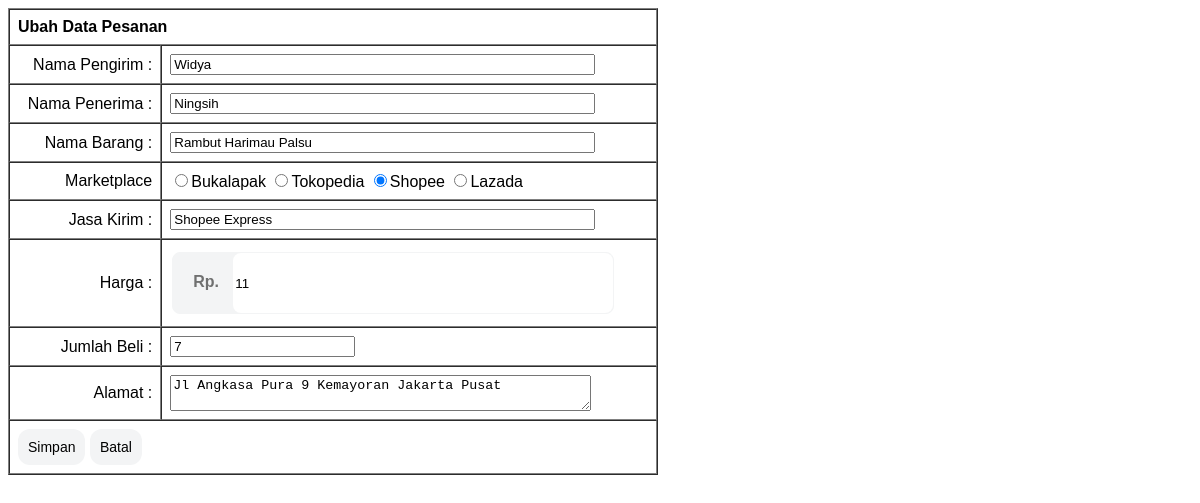
The app's page /pesananubahfm.php?id=PSN000000003 with its own data.
### tables this page shows
CREATE TABLE IF NOT EXISTS `pesanan` (
  `id_pesanan` varchar(12) NOT NULL,
  `nm_pengirim` varchar(50) NOT NULL,
  `nm_penerima` varchar(50) NOT NULL,
  `nm_barang` varchar(100) NOT NULL,
  `marketplace` enum('Bukalapak','Tokopedia','Shopee','Lazada') DEFAULT NULL,
  `jasa_kirim` text NOT NULL,
  `harga` bigint(19) NOT NULL,
  `jumlah_beli` bigint(50) NOT NULL,
  `alamat` varchar(200) NOT NULL
);

### pesananubahfm.php (the view, shortened to what this page needs)
<?php
$konek = mysqli_connect("localhost","root","","crud");
$id    = $_GET['id'];
$edit  = "SELECT * FROM pesanan WHERE id_pesanan='$id'";
$hasil = mysqli_query($konek, $edit);
$data  = mysqli_fetch_array($hasil);
?>
<?php
if ($data[marketplace]=="Shopee") {
    $Bukalapak = "";
    $Tokopedia = "";
    $Shopee = " checked";
    $Lazada = "";
}
?>
<html>
<head>
    <link rel="stylesheet" href="style/tambahfm.css" type="text/css">
</head>
</html>
<?php
echo "<form method=\"GET\" action=\"pesananubahsim.php\">
      <input type=\"hidden\" name=\"id\" VALUE=\"$id\">
      <table style=\"width: 650px;\" border=\"1\" cellspacing=\"0\" cellpadding=\"8\">
      <tr><td colspan=\"2\"><b>Ubah Data Pesanan</b></td></tr>
      <tr><td align=\"right\">Nama Pengirim :</td><td><input size=\"50\" maxlength=\"50\" type=\"text\" name=\"nm_pengirim\" value=\"$data[nm_pengirim]\"></td></tr>
      <tr><td align=\"right\">Nama Penerima :</td><td><input size=\"50\" maxlength=\"50\" type=\"text\" name=\"nm_penerima\" value=\"$data[nm_penerima]\" required=\"required\"></td></tr>
      <tr><td align=\"right\">Nama Barang :</td><td><input type=\"text\" name=\"nm_barang\" size=\"50\" maxlength=\"100\" value=\"$data[nm_barang]\" required=\"required\"></td></tr>
      <tr><td align=\"right\"><label for=\"marketplace\">Marketplace</label></td>
      <td>
          <input type=\"radio\" id=\"Bukalapak\" value=\"Bukalapak\" name=\"marketplace\" $Bukalapak><label for=\"Bukalapak\">Bukalapak</label>
          <input type=\"radio\" id=\"Tokopedia\" value=\"Tokopedia\" name=\"marketplace\" $Tokopedia><label for=\"Tokopedia\">Tokopedia</label>
          <input type=\"radio\" id=\"Shopee\" value=\"Shopee\" name=\"marketplace\" $Shopee><label for=\"Shopee\">Shopee</label>
          <input type=\"radio\" id=\"Lazada\" value=\"Lazada\" name=\"marketplace\" $Lazada><label for=\"Lazada\">Lazada</label>
      </td>
      </tr>
      <tr><td align=\"right\">Jasa Kirim :</td><td><input type=\"text\" name=\"jasa_kirim\" size=\"50\" maxlength=\"40\" value=\"$data[jasa_kirim]\" required=\"required\"></td></tr>
      <tr><td align=\"right\">Harga :</td><td><div class=\"as\"><div><b>Rp. </b><input class=\"bg\" name=\"harga\" value=\"$data[harga]\" type=\"number\" size=\"46\" maxlength=\"40\" required=\"required\"></div></div></td></tr>
      <tr><td align=\"right\">Jumlah Beli :</td><td><input type=\"number\" name=\"jumlah_beli\" value=\"$data[jumlah_beli]\" required=\"required\"></td></tr>
      <tr><td align=\"right\">Alamat :</td><td><textarea cols=\"50\" type=\"text\" name=\"alamat\" value=\"$data[alamat]\" required=\"required\">$data[alamat]</textarea></td></tr>
      <tr><td colspan=\"2\"><input type=\"submit\" class=\"button\" value=\"Simpan\"> <input type=\"reset\" class=\"button\" value=\"Batal\" onclick=\"self.history.back()\"></td></tr>
      </table>
      </form>"
?>

### style/tambahfm.css (style rules this page uses)
input { outline: none; }
.bg { border: none; outline: none; width: 380px; height: 60px; margin-top: -38px; margin-left: 40px; border-radius: 8px; display: inline-block; }
.as { border: 1px solid #f3f4f5; width: 400px; height: 20px; background-color: #f3f4f5; padding: 20px; text-align: left; text-decoration: none; display: inline-block; font-size: 16px; margin: 4px 2px; border-radius: 8px; }
.button { outline: none; display: inline-block; font-family: arial; background-color: #F3F4F5; border: none; color: black; padding: 10px; text-align: center; text-decoration: none; display: inline-block; font-size: 14px; cursor: pointer; border-radius: 12px; }
div b { color: rgba(0,0,0,.54); }
td { font-family: arial; }

### records on screen
pesanan: nm_pengirim "Widya", nm_penerima "Ningsih", nm_barang "Rambut Harimau Palsu", jasa_kirim "Shopee Express", harga "11", jumlah_beli "7", alamat "Jl Angkasa Pura 9 Kemayoran Jakarta Pusat"
